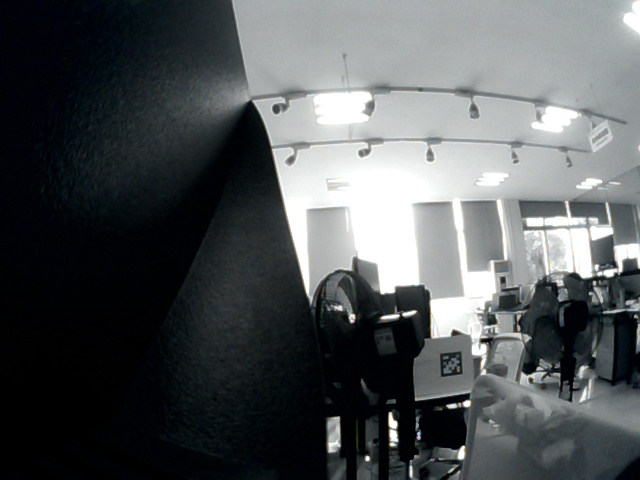
//> input picture h_test/config/image/apriltag_2.jpg, 640 x 480 px, given in place of rgb_L_180cm.png, which was not available
$ ./disp   (built with g++ and OpenCV 4)
//> lines starting //> are read from the running program, lines starting //| are printed output that depends on the picture; after the words box and inside, x2 and y2 are one past the last pixel; in counts of white or black regions, pixels touching at a corner belong together; pictures that were not available may be replaced by others from this repository, and a replacement may not be noted
#include <opencv2/core/core.hpp>
#include <opencv2/highgui/highgui.hpp>
#include <opencv2/imgproc/imgproc.hpp>
#include <iostream>
#include <opencv2/calib3d.hpp>
#include <sstream>
#include <math.h>
#include <opencv2/opencv.hpp>
#include <cvaux.hpp>
#include "cvaux.h"
#include "cxcore.h"
#include <opencv2/calib3d.hpp>
#include <opencv2/calib3d/calib3d.hpp>
#include <opencv2/imgproc/imgproc.hpp>
#include <malloc.h>
#include <stdlib.h>
#include <stdio.h>
#include <string.h>


using namespace cv;
using namespace std;


enum { STEREO_BM = 0, STEREO_SGBM = 1, STEREO_HH = 2, STEREO_VAR = 3, STEREO_3WAY = 4 };
const int imageWidth = 640;                             //摄像头的分辨率
const int imageHeight = 480;
Size imageSize = Size(imageWidth, imageHeight);

Mat rgbImageL, re_gray_ImageL;
Mat rgbImageR, re_gray_ImageR;
Mat rectifyImageL, rectifyImageR;

Rect validROIL;      //图像校正之后，会对图像进行裁剪，这里的validROI就是指裁剪之后的区域
Rect validROIR;

Mat mapLx, mapLy, mapRx, mapRy;     //映射表
Mat Rl, Rr, Pl, Pr, Q;              //校正旋转矩阵R，投影矩阵P 重投影矩阵Q
Mat xyz;              //三维坐标

Point origin;         //鼠标按下的起始点
Rect selection;      //定义矩形选框
bool selectObject = false;    //是否选择对象

int blockSize = 0, uniquenessRatio =0, numDisparities=0;
Ptr<StereoBM> bm = StereoBM::create(16, 9);
Ptr<cv::StereoSGBM> sgbm = StereoSGBM::create(0, 16, 3);


Mat cameraMatrixL = (Mat_<double>(3, 3) << 451.397948, 0.000000, 343.062759, 0.000000, 452.928396, 245.413853, 0.000000, 0.000000, 1.000000);
Mat distCoeffL = (Mat_<double>(5, 1) << -0.037532, 0.078008, 0.011118, 0.007897, 0.000000);

Mat cameraMatrixR = (Mat_<double>(3, 3) << 449.200066, 0.000000, 339.672170, 0.000000, 450.243455, 253.448507, 0.000000, 0.000000, 1.000000);
Mat distCoeffR = (Mat_<double>(5, 1) << -0.051695, 0.079776, 0.008636, 0.002605, 0.000000);

Mat T = (Mat_<double>(3, 1) << 204.081451656473,0,0);//T平移向量
//Mat rec = (Mat_<double>(3, 1) << -0.00306, -0.03207, 0.00206);//rec旋转向量
Mat R = (Mat_<double>(3, 3) << 0.998453237208844,0.0279672732036317,0.0480516881777589,
                                -0.0298684171587964,0.998780442220761,0.0393129227319578,
                                -0.0468936111171582,-0.0406873428335421,0.998070903979040);    //R 旋转矩阵

Mat ros_Pl = (Mat_<double>(3, 3) << 499.706886, 0.000000, 302.546371, 0.000000, 499.706886, 253.744099, 0.000000, 0.000000, 1.000000);
Mat ros_Rl = (Mat_<double>(3, 3) << 0.996106, -0.007852, 0.087808, 0.008688, 0.999921 ,-0.009136, -0.087730 ,0.009863, 0.996095);
Mat ros_Rr = (Mat_<double>(3, 3) << 0.999278, 0.011858, 0.036098, -0.012201, 0.999882 ,0.009290, -0.035983 ,-0.009724, 0.999305);

// [226 lines left out: functions insertDepth32f, disp2Depth, stereo_match, stereo_match_sgbm, sgbm_depth, not called in this run]


/*****描述：鼠标操作回调*****/
// [24 lines left out: function onMouse, not called in this run]


int main(int argc, char** argv)
{
	initUndistortRectifyMap(cameraMatrixL, distCoeffL, ros_Rl, ros_Pl, imageSize, CV_32FC1, mapLx, mapLy);
	initUndistortRectifyMap(cameraMatrixR, distCoeffR, ros_Rr, ros_Pl, imageSize, CV_32FC1, mapRx, mapRy);

	//VideoCapture cap_L(1);
	//VideoCapture cap_R(2);
	Mat rgbImageL = imread("/home/reid/disp_result/rgb_L_180cm.png");
//> rgbImageL is the input picture: 480 rows x 640 cols, CV_8UC3; mean B, G, R 87.8, 86, 82.3
	Mat rgbImageR = imread("/home/reid/disp_result/rgb_R_180cm.png");
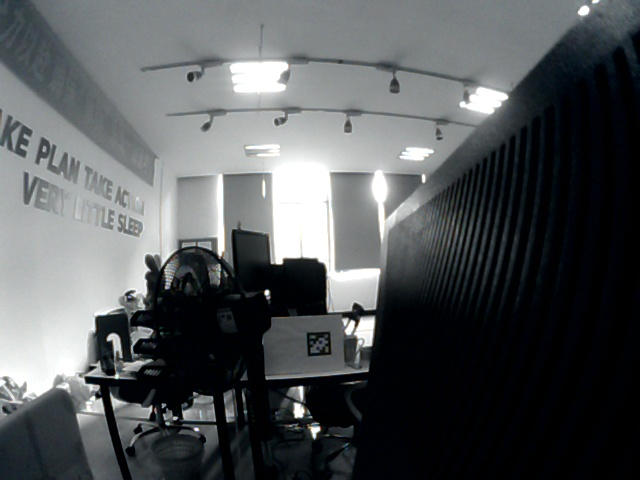
//> input picture h_test/config/image/apriltag_3.jpg, 640 x 480 px, given in place of rgb_R_180cm.png, which was not available
//> rgbImageR is the input picture: 480 rows x 640 cols, CV_8UC3; mean B, G, R 88.9, 87, 83.7
	//int height = rgbImageL.rows;
	//int width = rgbImageL.cols;
	for(;;)
	{

		//cap_L >> rgbImageL;
		//cap_R >> rgbImageR;
		imshow("rgb_L",rgbImageL);
		imshow("rgb_R",rgbImageR);
		remap(rgbImageL, rectifyImageL, mapLx, mapLy, CV_INTER_LINEAR);
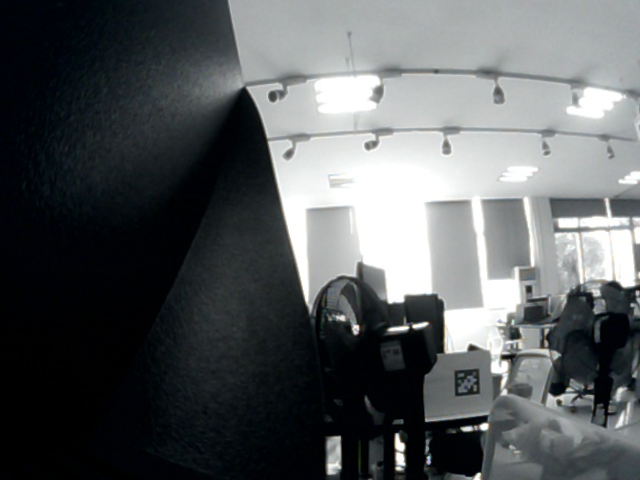
//> rectifyImageL: 480 rows x 640 cols, CV_8UC3; mean B, G, R 93.2, 91.6, 88.1
		remap(rgbImageR, rectifyImageR, mapRx, mapRy, CV_INTER_LINEAR);
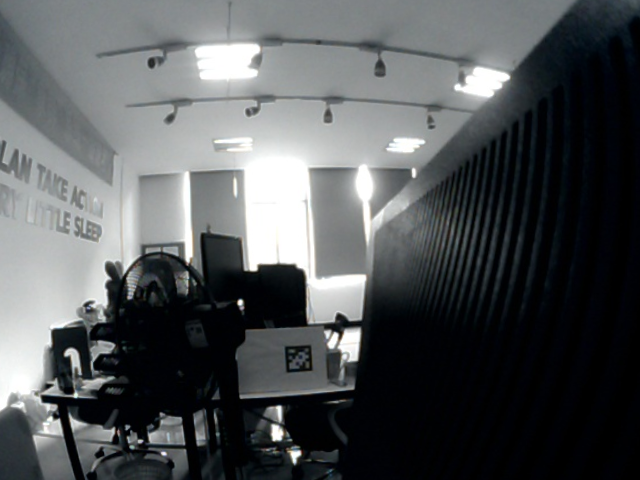
//> rectifyImageR: 480 rows x 640 cols, CV_8UC3; mean B, G, R 87.8, 86.1, 83
		imshow("L_RECTIFIED",rectifyImageL);
		imshow("R_RECTIFIED",rectifyImageR);

		enum { STEREO_BM = 0, STEREO_SGBM = 1, STEREO_HH = 2, STEREO_VAR = 3, STEREO_3WAY = 4 };
     		int numberOfDisparities = ((rgbImageR.cols / 8) + 15) & -16;
//> numberOfDisparities = 80
		cout << "numberOfDisparities is " << numberOfDisparities << endl;
//| numberOfDisparities is 80
    		cv::Ptr<cv::StereoSGBM> sgbm = cv::StereoSGBM::create(0, 16, 3);
    		sgbm->setPreFilterCap(63);
    		int SADWindowSize = 9;
    		int sgbmWinSize = SADWindowSize > 0 ? SADWindowSize : 3;
		//cout << "SADWindowSize is " << SADWindowSize << endl;
		//cout << "sgbmWinSize is " << sgbmWinSize << endl;
    		sgbm->setBlockSize(SADWindowSize);
    		int cn = rgbImageL.channels();
//> cn = 3
    		sgbm->setP1(8 * cn*sgbmWinSize*sgbmWinSize);
    		sgbm->setP2(32 * cn*sgbmWinSize*sgbmWinSize);
		//sgbm->setP1(600);
    		//sgbm->setP2(2400);
    		sgbm->setMinDisparity(0);
    		sgbm->setNumDisparities(numberOfDisparities);
    		sgbm->setUniquenessRatio(10);
    		sgbm->setSpeckleWindowSize(100);
    		sgbm->setSpeckleRange(32);
    		sgbm->setDisp12MaxDiff(1);

    		int alg = STEREO_SGBM;
    		if (alg == STEREO_HH)
        		sgbm->setMode(cv::StereoSGBM::MODE_HH);
    		else if (alg == STEREO_SGBM)
        		sgbm->setMode(cv::StereoSGBM::MODE_SGBM);
    		else if (alg == STEREO_3WAY)
        		sgbm->setMode(cv::StereoSGBM::MODE_SGBM_3WAY);
		Mat disp, disp8;
    		sgbm->compute(rectifyImageL, rectifyImageR, disp);
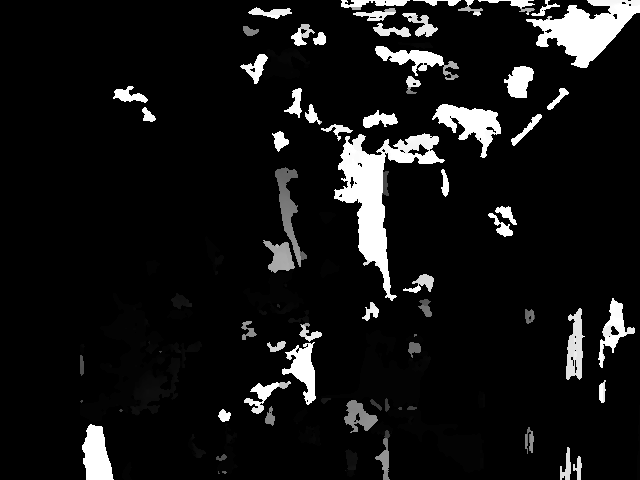
//> disp: 480 rows x 640 cols, CV_16SC1; min -16, max 1264, mean 87.7; drawn with min black and max white
		disp.convertTo(disp8, CV_32F, 1.0 / 16);                //除以16得到真实视差值
		Mat disp8U = Mat(disp.rows, disp.cols, CV_8UC1);       //显示
		normalize(disp, disp8U, 0, 255, NORM_MINMAX,CV_8UC1);
		//disp.convertTo(disp8, CV_8U, 255 / ((numDisparities * 16 + 16)*16.));//计算出的视差是CV_16S格式
		//disp.convertTo(dispU, CV_32F,255 / ((numDisparities * 16 + 16)*16.));
		//Mat disp;
		imshow("disp_normalized",disp8U);

		//显示在同一张图上
        	Mat canvas;
        	double sf;
		int w, h;
		sf = 600. / MAX(imageSize.width, imageSize.height);
		w = cvRound(imageSize.width * sf);
		h = cvRound(imageSize.height * sf);
		canvas.create(h, w * 2, CV_8UC3);   //注意通道
        	//左图像画到画布上
        	Mat canvasPart = canvas(Rect(w * 0, 0, w, h));                                //得到画布的一部分
        	resize(rectifyImageL, canvasPart, canvasPart.size(), 0, 0, INTER_AREA);     //把图像缩放到跟canvasPart一样大小
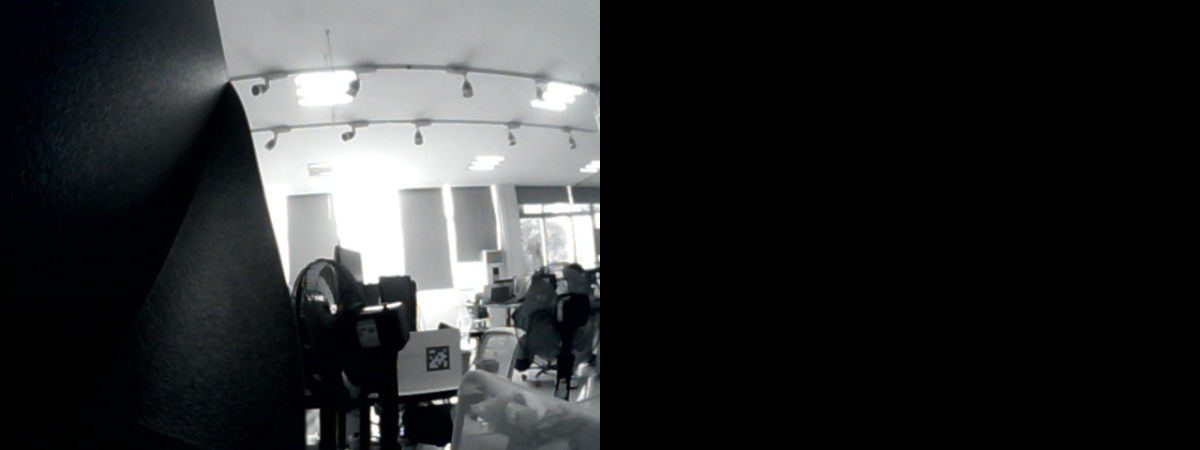
//> canvas: 450 rows x 1200 cols, CV_8UC3; mean B, G, R 46.6, 45.8, 44.1
        	Rect vroiL(cvRound(validROIL.x*sf), cvRound(validROIL.y*sf),                //获得被截取的区域
        	cvRound(validROIL.width*sf), cvRound(validROIL.height*sf));
		//rectangle(canvasPart, vroiL, Scalar(0, 0, 255), 3, 8);                      //画上一个矩形
		//cout << "Painted ImageL" << endl;

		//右图像画到画布上
        	canvasPart = canvas(Rect(w, 0, w, h));                                      //获得画布的另一部分
//> canvasPart: 450 rows x 600 cols, CV_8UC3; every value is 0
        	resize(rectifyImageR, canvasPart, canvasPart.size(), 0, 0, INTER_LINEAR);
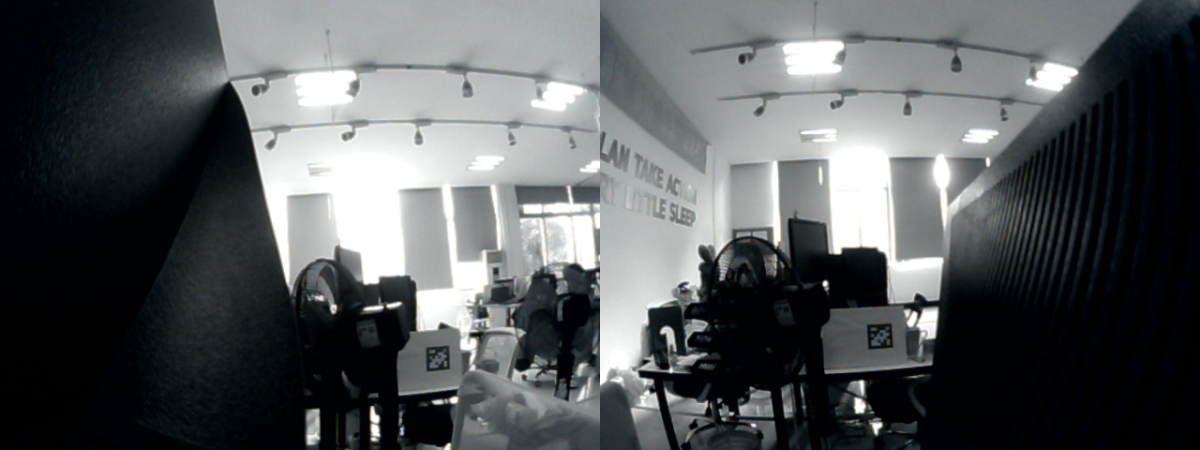
//> canvas: 450 rows x 1200 cols, CV_8UC3; mean B, G, R 90.4, 88.8, 85.5
        	Rect vroiR(cvRound(validROIR.x * sf), cvRound(validROIR.y*sf),
        	cvRound(validROIR.width * sf), cvRound(validROIR.height * sf));
		//rectangle(canvasPart, vroiR, Scalar(0, 0, 255), 3, 8);
		//cout << "Painted ImageR" << endl;

		//画上对应的线条
        	for (int i = 0; i < canvas.rows; i += 16)
		{
			line(canvas, Point(0, i), Point(canvas.cols, i), Scalar(0, 255, 0), 1, 8);
		}
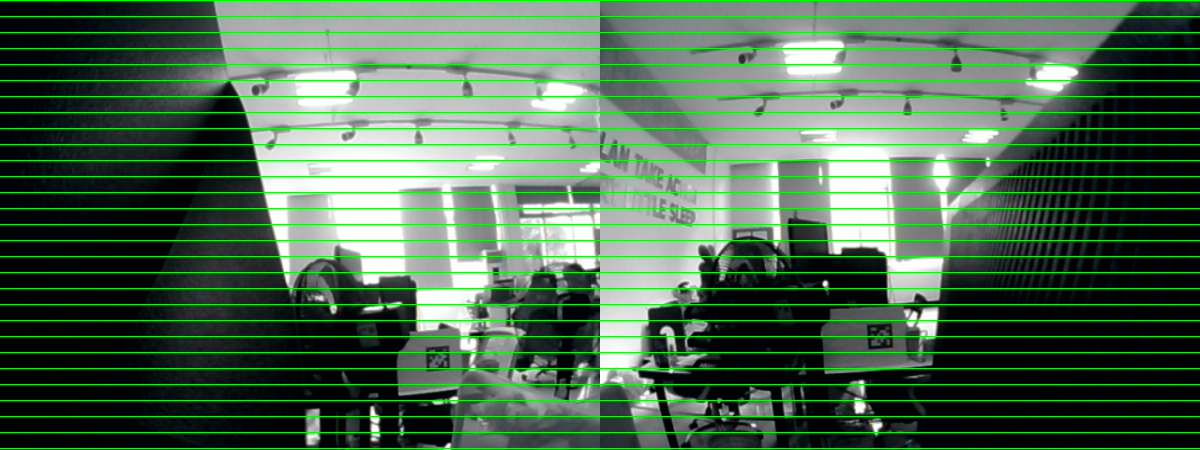
//> canvas: 450 rows x 1200 cols, CV_8UC3; 6.44% of pixels changed, all inside (x1, y1, x2, y2) = (0, 0, 1200, 449)
        	imshow("rectified", canvas);
		waitKey(1);
	}

	return 0;
}
